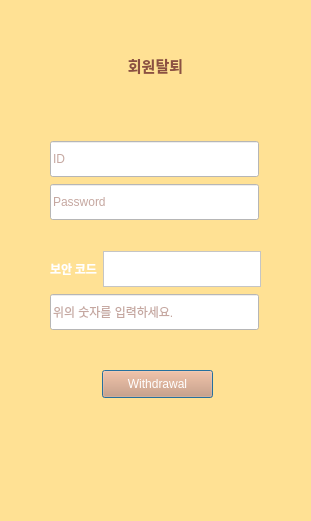
<?xml version="1.0" encoding="UTF-8"?>
<ui version="4.0">
 <class>Withdrawal</class>
 <widget class="QDialog" name="Withdrawal">
  <property name="geometry">
   <rect>
    <x>0</x>
    <y>0</y>
    <width>311</width>
    <height>521</height>
   </rect>
  </property>
  <property name="windowTitle">
   <string>Dialog</string>
  </property>
  <property name="styleSheet">
   <string notr="true">background-color: rgb(255, 225, 148);</string>
  </property>
  <widget class="QWidget" name="layoutWidget">
   <property name="geometry">
    <rect>
     <x>50</x>
     <y>140</y>
     <width>211</width>
     <height>81</height>
    </rect>
   </property>
   <layout class="QVBoxLayout" name="verticalLayout">
    <item>
     <widget class="QLineEdit" name="lineEdit">
      <property name="sizePolicy">
       <sizepolicy hsizetype="Expanding" vsizetype="Preferred">
        <horstretch>0</horstretch>
        <verstretch>0</verstretch>
       </sizepolicy>
      </property>
      <property name="maximumSize">
       <size>
        <width>209</width>
        <height>36</height>
       </size>
      </property>
      <property name="styleSheet">
       <string notr="true">color: rgb(140, 80, 66);font: 75 9pt &quot;여기어때 잘난체 OTF&quot;;
background-color: rgb(255, 255, 255);</string>
      </property>
      <property name="placeholderText">
       <string>ID</string>
      </property>
     </widget>
    </item>
    <item>
     <widget class="QLineEdit" name="lineEdit_2">
      <property name="sizePolicy">
       <sizepolicy hsizetype="Expanding" vsizetype="Preferred">
        <horstretch>0</horstretch>
        <verstretch>0</verstretch>
       </sizepolicy>
      </property>
      <property name="maximumSize">
       <size>
        <width>209</width>
        <height>36</height>
       </size>
      </property>
      <property name="styleSheet">
       <string notr="true">color: rgb(140, 80, 66);background-color: rgb(255, 255, 255);font: 75 9pt &quot;여기어때 잘난체 OTF&quot;;</string>
      </property>
      <property name="placeholderText">
       <string>Password</string>
      </property>
     </widget>
    </item>
   </layout>
  </widget>
  <widget class="QLabel" name="label">
   <property name="geometry">
    <rect>
     <x>115</x>
     <y>50</y>
     <width>81</width>
     <height>31</height>
    </rect>
   </property>
   <property name="font">
    <font>
     <family>여기어때 잘난체 OTF</family>
     <pointsize>11</pointsize>
     <weight>75</weight>
     <bold>true</bold>
    </font>
   </property>
   <property name="styleSheet">
    <string notr="true">color: rgb(140, 80, 66);</string>
   </property>
   <property name="text">
    <string>회원탈퇴</string>
   </property>
   <property name="alignment">
    <set>Qt::AlignCenter</set>
   </property>
  </widget>
  <widget class="QPushButton" name="pushButton">
   <property name="geometry">
    <rect>
     <x>102</x>
     <y>370</y>
     <width>111</width>
     <height>28</height>
    </rect>
   </property>
   <property name="styleSheet">
    <string notr="true">background-color:rgb(217,148,108);font: 75 9pt &quot;여기어때 잘난체 OTF&quot;;
color: rgb(255, 255, 255);</string>
   </property>
   <property name="text">
    <string>Withdrawal</string>
   </property>
  </widget>
  <widget class="QWidget" name="">
   <property name="geometry">
    <rect>
     <x>50</x>
     <y>250</y>
     <width>211</width>
     <height>81</height>
    </rect>
   </property>
   <layout class="QVBoxLayout" name="verticalLayout_2">
    <item>
     <layout class="QHBoxLayout" name="horizontalLayout">
      <item>
       <widget class="QLabel" name="label_2">
        <property name="maximumSize">
         <size>
          <width>16777215</width>
          <height>34</height>
         </size>
        </property>
        <property name="font">
         <font>
          <family>여기어때 잘난체 OTF</family>
          <weight>75</weight>
          <bold>true</bold>
         </font>
        </property>
        <property name="styleSheet">
         <string notr="true">color: rgb(255, 255, 255);</string>
        </property>
        <property name="text">
         <string>보안 코드</string>
        </property>
        <property name="alignment">
         <set>Qt::AlignCenter</set>
        </property>
       </widget>
      </item>
      <item>
       <widget class="QTextBrowser" name="textBrowser">
        <property name="sizePolicy">
         <sizepolicy hsizetype="Expanding" vsizetype="Expanding">
          <horstretch>0</horstretch>
          <verstretch>0</verstretch>
         </sizepolicy>
        </property>
        <property name="maximumSize">
         <size>
          <width>209</width>
          <height>36</height>
         </size>
        </property>
        <property name="styleSheet">
         <string notr="true">background-color: rgb(255, 255, 255);
color: rgb(140, 80, 66);
font: 75 9pt &quot;여기어때 잘난체 OTF&quot;;</string>
        </property>
       </widget>
      </item>
     </layout>
    </item>
    <item>
     <widget class="QLineEdit" name="lineEdit_3">
      <property name="sizePolicy">
       <sizepolicy hsizetype="Expanding" vsizetype="Expanding">
        <horstretch>0</horstretch>
        <verstretch>0</verstretch>
       </sizepolicy>
      </property>
      <property name="maximumSize">
       <size>
        <width>209</width>
        <height>36</height>
       </size>
      </property>
      <property name="styleSheet">
       <string notr="true">color: rgb(140, 80, 66);background-color: rgb(255, 255, 255);font: 75 9pt &quot;여기어때 잘난체 OTF&quot;;</string>
      </property>
      <property name="placeholderText">
       <string>위의 숫자를 입력하세요.</string>
      </property>
     </widget>
    </item>
   </layout>
  </widget>
 </widget>
 <resources/>
 <connections/>
</ui>
